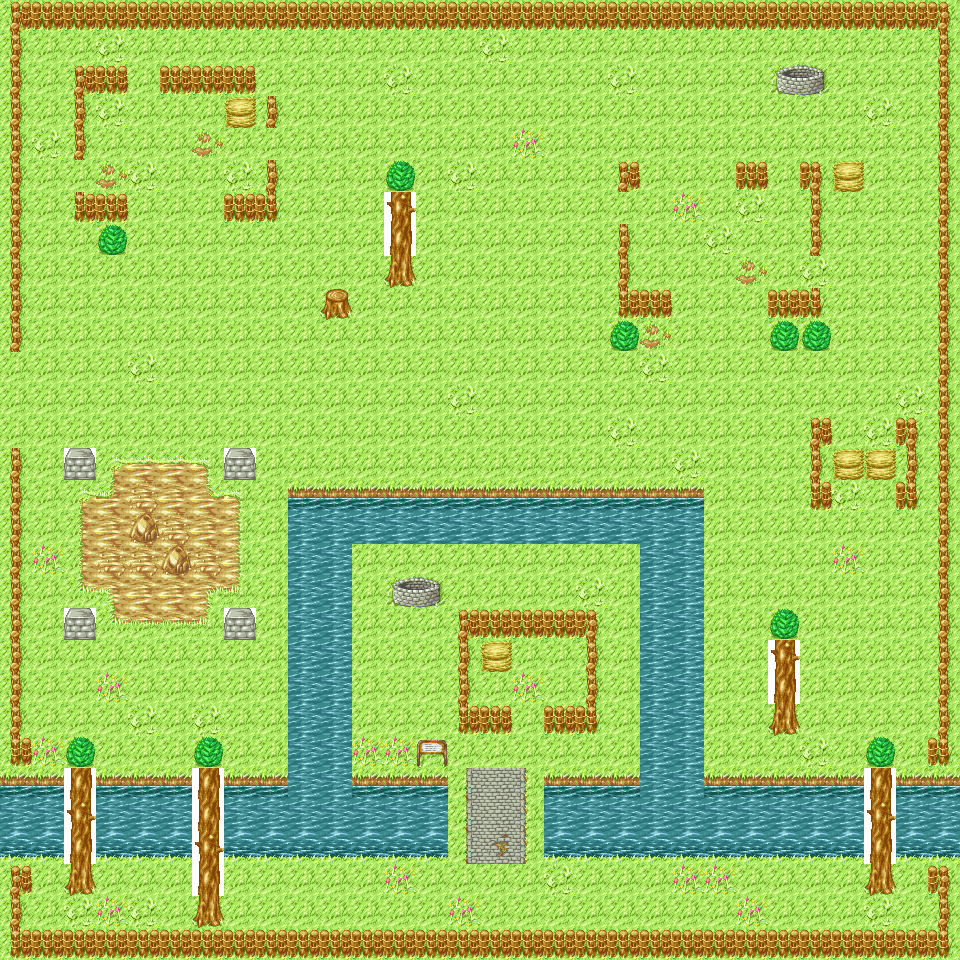

This game map was drawn from its Tiled (.tmx) file and the tilesets committed beside it. A one-line description and the trimmed map source follow:
An orthogonal 30x30 tile map with 32x32 px tiles, 4 tile layers (ground, river, mura_ground, noentry) and 1 object (respawn_point).

<map version="1.0" orientation="orthogonal" width="30" height="30" tilewidth="32" tileheight="32">
 <tileset firstgid="1" name="map_set" tilewidth="32" tileheight="32">
  <image source="tile_small_village.png" trans="ffffff" width="640" height="480" />
  <terraintypes>
   <terrain name="river" tile="-1" />
  </terraintypes>
  <tile id="23" terrain="0,0,0,0" />
  <tile id="43" terrain="0,0,0,0" />
  <tile id="63" terrain="0,0,0,0" />
 </tileset>
 <layer name="ground" width="30" height="30">
  <data>[900 cells, 900 non-empty, 3 distinct tile ids]</data>
 </layer>
 <layer name="river" width="30" height="30">
  <properties>
   <property name="no_enterable" value="true" />
  </properties>
  <data>[900 cells, 135 non-empty, 3 distinct tile ids]</data>
 </layer>
 <layer name="mura_ground" width="30" height="30">
  <data>[900 cells, 74 non-empty, 23 distinct tile ids]</data>
 </layer>
 <layer name="noentry" width="30" height="30">
  <properties>
   <property name="beam_no_passable" value="true" />
   <property name="no_enterable" value="true" />
  </properties>
  <data>[900 cells, 190 non-empty, 16 distinct tile ids]</data>
 </layer>
 <objectgroup name="respawn" width="30" height="30">
  <object name="respawn_point" x="701" y="239" width="19" height="23" />
 </objectgroup>
</map>